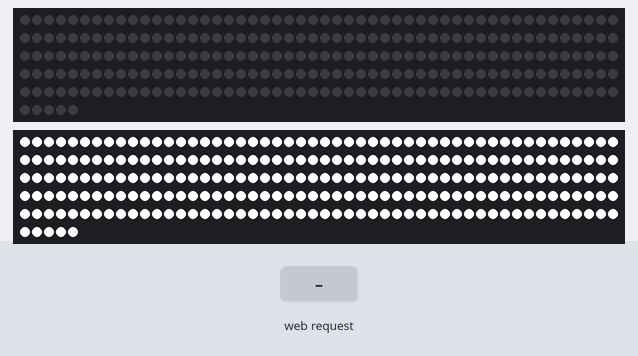
The sketch below on a simulated ESP32. Shown: 2 × 255 RGB LEDs in strip order, left to right, continuing on the next row. The test bench sets the inputs (shaded band).

Above: at 1.2 s.
1.3 s: HTTP request GET /strip1/caution received
At 1.6 s:
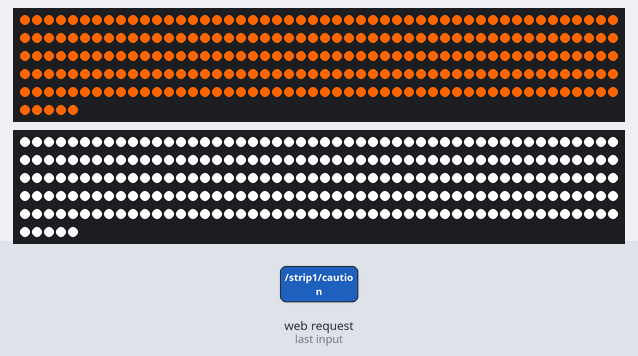
4.3 s: HTTP request GET /strip2/off received
At 4.56 s:
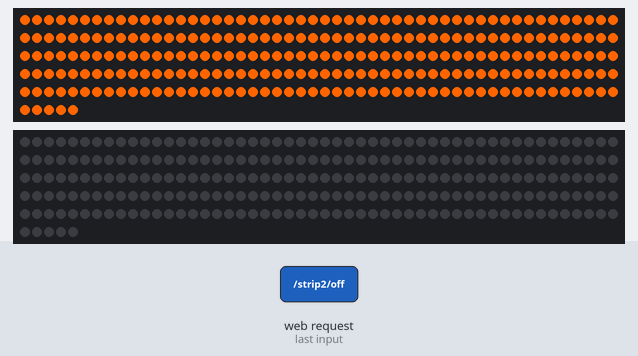
7.3 s: HTTP request GET /strip2/amber received
At 7.7 s:
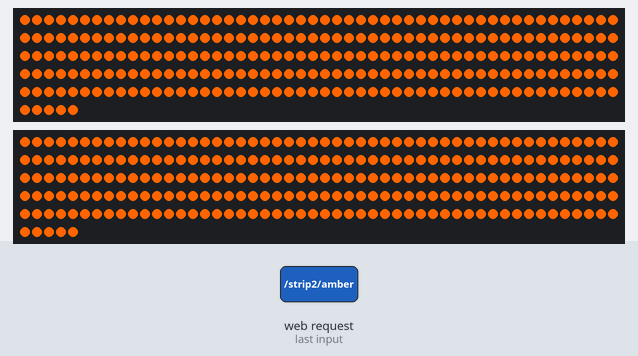
10.3 s: HTTP request GET /strip1/on received
At 10.9 s:
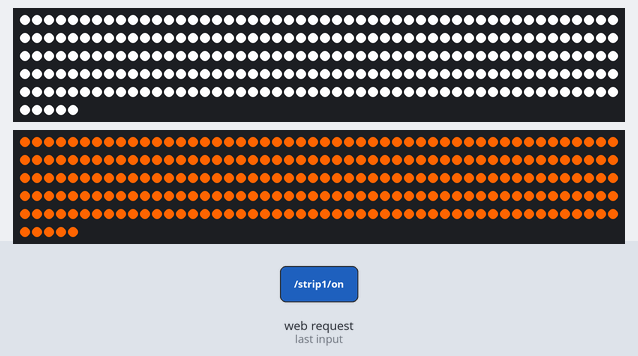
11.8 s: HTTP request GET /strip2/on received
At 13.0 s:
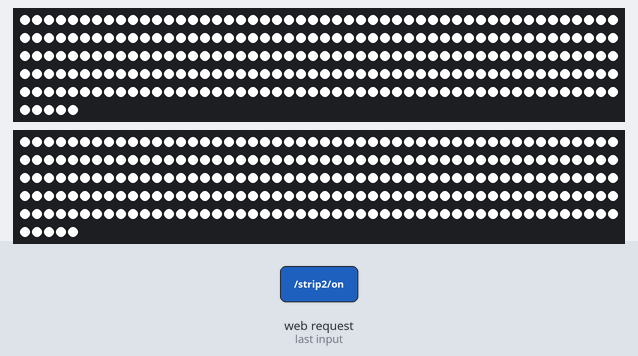
13.3 s: HTTP request GET /strip2/off received
At 14.4 s:
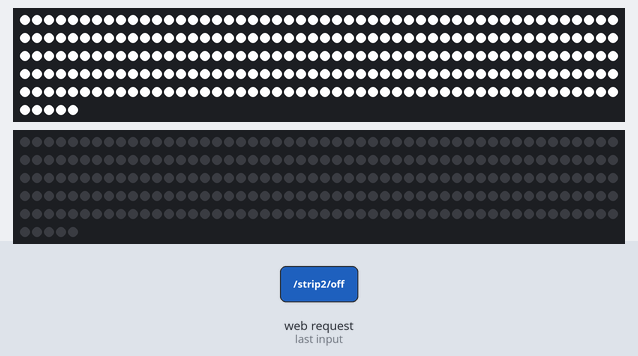
Timing chart, 0 to 15.8 s (numbered marks = the images above; inputs shaded):
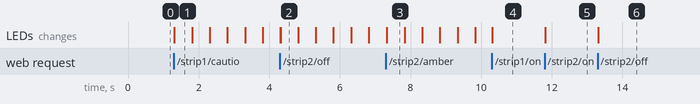

The sketch:

led_web_controller.ino
```cpp
#include <WiFi.h>
#include <WebServer.h>
#include <FastLED.h>
#include "home.h"

// WiFi Access Point config
const char *ssid = "LED_Controller";
const char* password = "12345678";
IPAddress local_ip(192, 98, 24, 1);
IPAddress gateway(192, 98, 24, 1);
IPAddress subnet(255, 255, 255, 0);
WebServer server(80);
unsigned long lastToggle = 0;
bool cautionState = false;

// LED config
#define LED_PIN_STRIP1 5
#define LED_PIN_STRIP2 18
#define NUM_LEDS 255
CRGB leds1[NUM_LEDS];
CRGB leds2[NUM_LEDS];

enum LEDMode { OFF, ON, AMBER, RED, CAUTION };
LEDMode strip1Mode = OFF;
LEDMode strip2Mode = OFF;


void setupWiFi() {
  WiFi.softAP(ssid, password);
  WiFi.softAPConfig(local_ip, gateway, subnet);
}

void handleRoot() {
  server.send(200, "text/html", HOME_HTML);
}

void applyLEDMode(CRGB *leds, LEDMode mode) {
  switch (mode) {
    case ON:
      fill_solid(leds, NUM_LEDS, CRGB::White);
      break;
    case AMBER:
      fill_solid(leds, NUM_LEDS, CRGB(255, 100, 0));
      break;
    case RED:
      fill_solid(leds, NUM_LEDS, CRGB::Red);
      break;
    case OFF:
      fill_solid(leds, NUM_LEDS, CRGB::Black);
      break;
    case CAUTION:
      // Caution handled in loop (flashing state)
      break;
  }
  FastLED.show();
}

void defineRoutes() {
  server.on("/", handleRoot);

  server.on("/strip1/on", []() { strip1Mode = ON; applyLEDMode(leds1, ON); server.sendHeader("Location", "/"); server.send(303); });
  server.on("/strip1/off", []() { strip1Mode = OFF; applyLEDMode(leds1, OFF); server.sendHeader("Location", "/"); server.send(303); });
  server.on("/strip1/amber", []() { strip1Mode = AMBER; applyLEDMode(leds1, AMBER); server.sendHeader("Location", "/"); server.send(303); });
  server.on("/strip1/red", []() { strip1Mode = RED; applyLEDMode(leds1, RED); server.sendHeader("Location", "/"); server.send(303); });
  server.on("/strip1/caution", []() { strip1Mode = CAUTION; server.sendHeader("Location", "/"); server.send(303); });

  server.on("/strip2/on", []() { strip2Mode = ON; applyLEDMode(leds2, ON); server.sendHeader("Location", "/"); server.send(303); });
  server.on("/strip2/off", []() { strip2Mode = OFF; applyLEDMode(leds2, OFF); server.sendHeader("Location", "/"); server.send(303); });
  server.on("/strip2/amber", []() { strip2Mode = AMBER; applyLEDMode(leds2, AMBER); server.sendHeader("Location", "/"); server.send(303); });
  server.on("/strip2/red", []() { strip2Mode = RED; applyLEDMode(leds2, RED); server.sendHeader("Location", "/"); server.send(303); });
}

void setup() {
  Serial.begin(115200);
  setupWiFi();
  defineRoutes();
  server.begin();

  FastLED.addLeds<WS2811, LED_PIN_STRIP1, GRB>(leds1, NUM_LEDS);
  FastLED.addLeds<WS2811, LED_PIN_STRIP2, GRB>(leds2, NUM_LEDS);

  FastLED.clear(true);

  // set leds2 to white on power on
  fill_solid(leds2, NUM_LEDS, CRGB::White);
  FastLED.show();
}

void loop() {
  server.handleClient();

  // Flash amber at 2Hz if in CAUTION mode
  if (strip1Mode == CAUTION) {
    unsigned long now = millis();
    if (now - lastToggle >= 500) {
      cautionState = !cautionState;
      fill_solid(leds1, NUM_LEDS, cautionState ? CRGB(255, 100, 0) : CRGB::Black);
      FastLED.show();
      lastToggle = now;
    }
  }
}
```

home.h
```cpp
#ifndef HOME_H
#define HOME_H

static const char* HOME_HTML = R"rawliteral(
<html>
<head>
  <meta name="viewport" content="width=device-width, initial-scale=1.0">
  <title>LED Controller</title>
  <style>
    body {
      background-color: black;
      font-size: 8pt;
      color: white;
      text-align: center;
    }
    h1 {
      margin: 4px
    }
    button {
      font-size: 16pt;
      padding: 16px 24px;
      margin: 4px;
      background-color: #444;
      color: white;
      border: 2px solid #ccc;
      border-radius: 16px;
      cursor: pointer;
    }
    button:hover {
      background-color: #666;
    }
    .on-button {
      background-color: white;
      color: black;
    }

    .amber-button {
      color: orange;
      border: 2px solid orange
    }

    .red-button {
      color: red;
      border: 2px solid red
    }

    .caution {
      background-color: orange;
      color: black;
    }
  </style>
</head>
<body>
  <button onclick="location.href='/strip1/caution'" class="caution">Hazard Lights</button>
  <h1>Strip 1 Control</h1>
    <button onclick="location.href='/strip1/on'" class="on-button">ON</button>
    <button onclick="location.href='/strip1/off'">OFF</button>
    <button onclick="location.href='/strip1/amber'" class="amber-button">Amber</button>
    <button onclick="location.href='/strip1/red'" class="red-button">Red</button>
    <h1>Strip 2 Control</h1>
    <button onclick="location.href='/strip2/on'" class="on-button">ON</button>
    <button onclick="location.href='/strip2/off'">OFF</button>
    <button onclick="location.href='/strip2/amber'" class="amber-button">Amber</button>
    <button onclick="location.href='/strip2/red'" class="red-button">Red</button>
</body>
</html>
  )rawliteral";

#endif
```

Measured:
- after the input at 1.3 s, the LEDs: change at once (image 1)
- after the input at 4.3 s, the LEDs: first differ from a run without the input at once (image 2)
- after the input at 7.3 s, the LEDs: change at once (image 3)
- after the input at 10.3 s, the LEDs: change at once (image 4)
- after the input at 11.8 s, the LEDs: change at once (image 5)
- after the input at 13.3 s, the LEDs: change at once (image 6)
- what the display in image 1 shows lasts 0.5 s, from 1.3 s to 1.8 s
